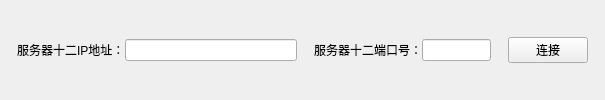
      <widget class="QWidget" name="ui_lamp_serverinfo_widget_36" native="true">
       <layout class="QHBoxLayout" name="horizontalLayout_45" stretch="1,2,10,1,2,4,1,4,1">
        <property name="spacing">
         <number>0</number>
        </property>
        <property name="leftMargin">
         <number>0</number>
        </property>
        <property name="topMargin">
         <number>0</number>
        </property>
        <property name="rightMargin">
         <number>0</number>
        </property>
        <property name="bottomMargin">
         <number>0</number>
        </property>
        <item>
         <spacer name="horizontalSpacer_175">
          <property name="orientation">
           <enum>Qt::Horizontal</enum>
          </property>
          <property name="sizeHint" stdset="0">
           <size>
            <width>18</width>
            <height>20</height>
           </size>
          </property>
         </spacer>
        </item>
        <item>
         <widget class="QLabel" name="label_87">
          <property name="text">
           <string>服务器十二IP地址：</string>
          </property>
         </widget>
        </item>
        <item>
         <widget class="QLineEdit" name="ui_lamp_server_ip12_3"/>
        </item>
        <item>
         <spacer name="horizontalSpacer_176">
          <property name="orientation">
           <enum>Qt::Horizontal</enum>
          </property>
          <property name="sizeHint" stdset="0">
           <size>
            <width>18</width>
            <height>20</height>
           </size>
          </property>
         </spacer>
        </item>
        <item>
         <widget class="QLabel" name="label_88">
          <property name="text">
           <string>服务器十二端口号：</string>
          </property>
         </widget>
        </item>
        <item>
         <widget class="QLineEdit" name="ui_lamp_server_port12_3"/>
        </item>
        <item>
         <spacer name="horizontalSpacer_177">
          <property name="orientation">
           <enum>Qt::Horizontal</enum>
          </property>
          <property name="sizeHint" stdset="0">
           <size>
            <width>17</width>
            <height>20</height>
           </size>
          </property>
         </spacer>
        </item>
        <item>
         <widget class="QPushButton" name="ui_lamp_connect_btn12_3">
          <property name="text">
           <string>连接</string>
          </property>
         </widget>
        </item>
        <item>
         <spacer name="horizontalSpacer_178">
          <property name="orientation">
           <enum>Qt::Horizontal</enum>
          </property>
          <property name="sizeHint" stdset="0">
           <size>
            <width>40</width>
            <height>20</height>
           </size>
          </property>
         </spacer>
        </item>
       </layout>
      </widget>
